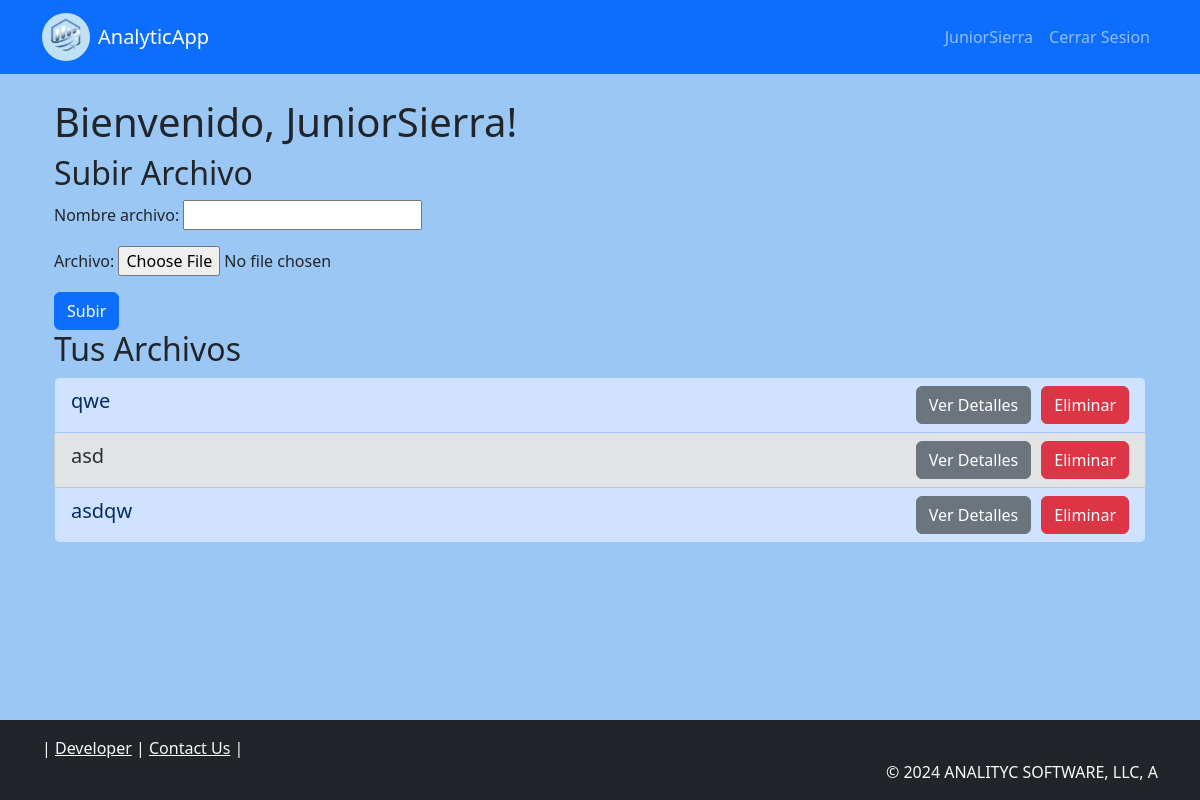
/welcome/ (signed in), run on an earlier commit of the app's database.
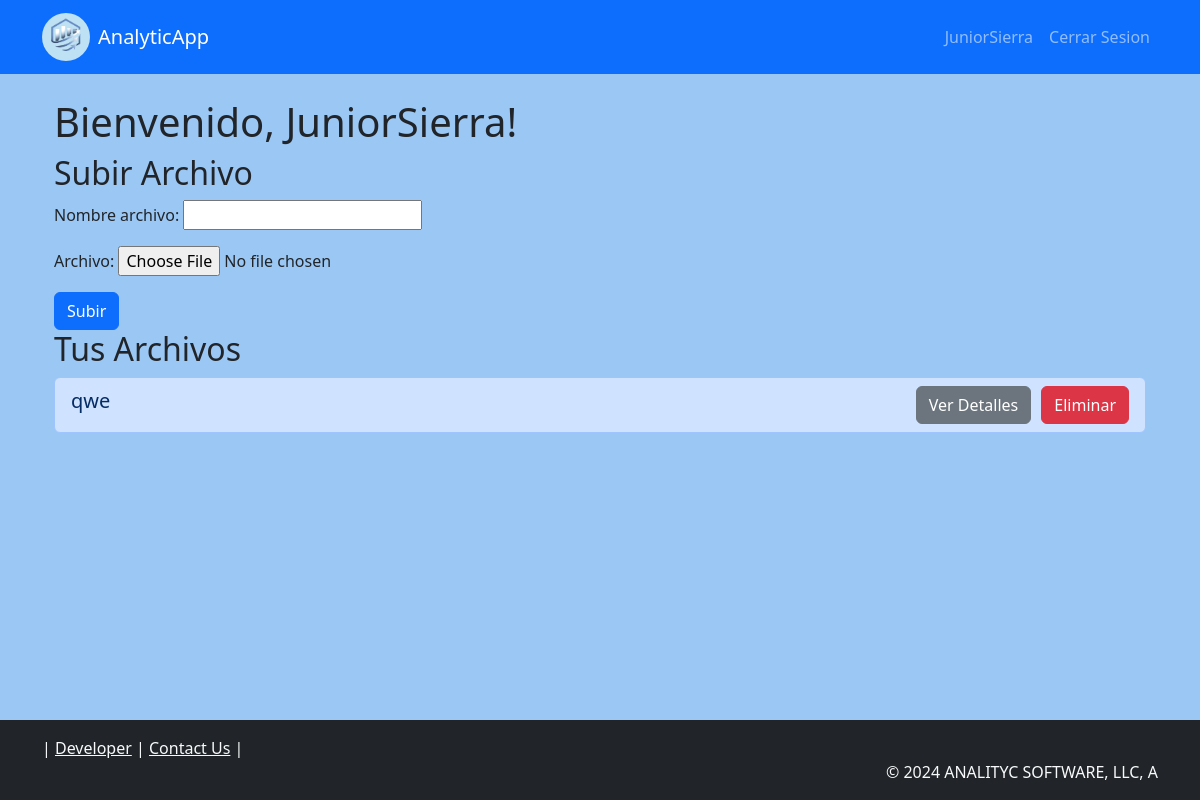
And on a later commit of the database.
### accounts/models.py (models this page shows, shortened)
class Archivo(models.Model):
    usuario = models.ForeignKey(User, on_delete=models.CASCADE)
    nombre_archivo = models.CharField(max_length=255)
    archivo = models.FileField(upload_to='archivos/')
    fecha_subida = models.DateTimeField(auto_now_add=True)

### accounts/views.py (the view)
# urls.py: path('welcome/', views.welcome, name='welcome'),
@login_required
def welcome(request):
    if request.method == 'POST':
        form = ArchivoForm(request.POST, request.FILES)
        if form.is_valid():
            archivo = form.save(commit=False)
            archivo.usuario = request.user
            archivo.save()
            return redirect('welcome')
    else:
        form = ArchivoForm()
    archivos = Archivo.objects.filter(usuario=request.user)
    return render(request, 'accounts/welcome.html', {'form': form, 'archivos': archivos})

### accounts/forms.py
class ArchivoForm(forms.ModelForm):
    class Meta:
        model = Archivo
        fields = ['nombre_archivo', 'archivo']

### accounts/templates/accounts/welcome.html (shortened to what this page needs)
{% extends 'base.html' %}
{% block content %}
<div class="container">
    <h1>Bienvenido, {{ user.username }}!</h1>
    <section class="upload-section">
        <h2>Subir Archivo</h2>
        <form method="post" enctype="multipart/form-data">
            {{ form.as_p }}
            <button type="submit" class="btn btn-primary">Subir</button>
        </form>
    </section>
    <section class="files-section">
        <h2>Tus Archivos</h2>
        <ul class="list-group">
            {% for archivo in archivos %}
            <li class="list-group-item {% cycle 'list-group-item-primary' 'list-group-item-secondary' %} {% if forloop.last %}mb-4{% endif %}">
                <div class="d-flex justify-content-between align-items-center">
                    <span class="archivo-nombre h5">{{ archivo.nombre_archivo }}</span>
                    <div class="d-flex">
                        <a href="{% url 'archivo_detail' archivo.id %}" class="btn btn-secondary" style="margin-left: 10px;">Ver Detalles</a>
                        <a href="{% url 'delete_archivo' archivo.id %}" class="btn btn-danger" style="margin-left: 10px;" onclick="return confirm('¿Estás seguro que quieres eliminar este archivo?');">Eliminar</a>
                    </div>
                </div>
            </li>
            {% endfor %}
        </ul>
    </section>
</div>
{% endblock %}

### accounts/templates/base.html (shortened to what this page needs)
<!DOCTYPE html>
<html lang="es">
<head>
    <link href="https://cdn.jsdelivr.net/npm/bootstrap@5.3.3/dist/css/bootstrap.min.css" rel="stylesheet">
</head>
<body>
    <nav class="navbar navbar-expand-lg navbar-dark bg-primary sticky-top">
        <div class="container">
            <a class="navbar-brand d-flex align-items-center" href="{% url 'home' %}">
                <div class="logo-container rounded-circle p-1" style="background-color: #bee1f4;">
                    <img src="../static/img/logo.png" alt="AnalyticApp Logo" style="height: 40px; width: auto;">
                </div>
                <span class="ms-2">AnalyticApp</span>
            </a>
            <div class="collapse navbar-collapse justify-content-end" id="navbarNav">
                <ul class="navbar-nav">
                    {% if user.is_authenticated %}
                        <li class="nav-item">
                            <a class="nav-link" href="{% url 'welcome' %}">{{ request.user.username }}</a>
                        </li>
                        <li class="nav-item">
                            <a class="nav-link" href="{% url 'logout' %}">Cerrar Sesion</a>
                        </li>
                    {% endif %}
                </ul>
            </div>
        </div>
    </nav>
    <div class="container mt-4 mb-5">
        {% block content %}{% endblock %}
    </div>
    <footer class="bg-dark text-light py-3">
        <div class="container">
            <div class="row">
                <div class="col-md-6">
                    <p class="mb-0">
                        | <a href="{% url 'developer' %}" class="text-light">Developer</a> |
                        <a href="https://www.youtube.com/watch?v=dQw4w9WgXcQ" class="text-light">Contact Us</a> |
                    </p>
                </div>
                <div class="col-md-6 text-md-end">
                    <div>
                    </div>
                    <p class="mb-0">© 2024 ANALITYC SOFTWARE, LLC, A</p>
                </div>
            </div>
        </div>
    </footer>
</body>
</html>

### accounts/templates/base.html (style rules this page uses)
body { background-color: #9bc7f4; padding-bottom: 50px; position: relative; min-height: 100vh; }
footer { position: absolute; bottom: 0; width: 100%; background-color: #343a40; color: white; padding: 1rem 0; }

What changed in the data, as far as the page shows it:
removed Archivo: nombre_archivo "asd"
removed Archivo: nombre_archivo "asdqw"
